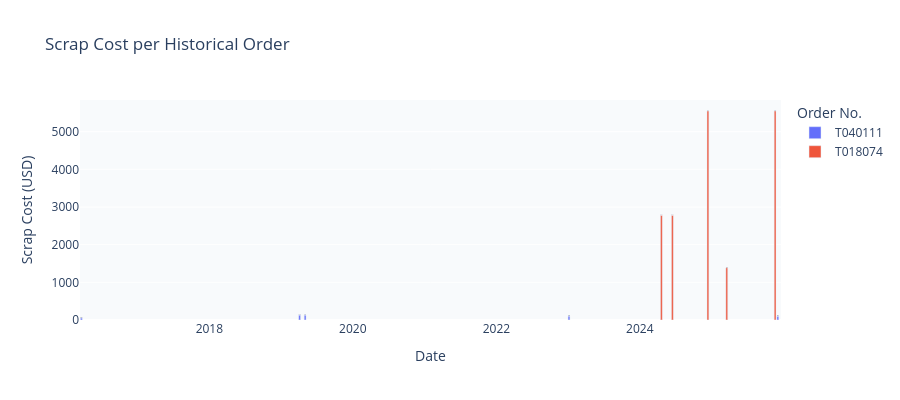
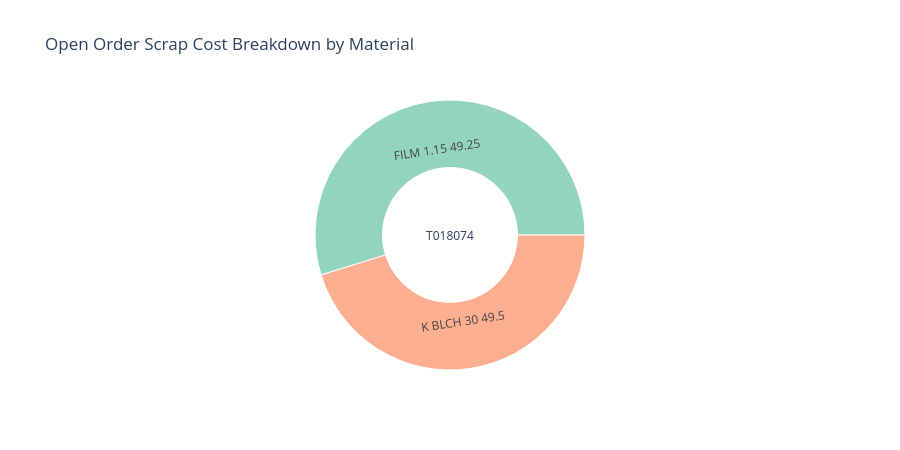

Notebook cell for these charts, in order:
### Code cell
so_summary = (
    scrap_df.dropna(subset=['Date'])
    .groupby(['Order No.', 'SO Number', 'Date', 'Qty Ordered'])['Scrap Cost ($)']
    .sum().reset_index().sort_values('Date')
)
fig_scrap = px.bar(
    so_summary, x='Date', y='Scrap Cost ($)', color='Order No.',
    text='Scrap Cost ($)', barmode='group',
    title='Scrap Cost per Historical Order',
    labels={'Scrap Cost ($)': 'Scrap Cost (USD)'}
)
fig_scrap.update_traces(texttemplate='$%{text:,.0f}', textposition='outside')
fig_scrap.update_layout(height=400, plot_bgcolor='#f8fafc')
fig_scrap.show()

# Open order material breakdown
open_mat = (
    scrap_df[scrap_df['Order Type']=='Open Order']
    .groupby(['Order No.', 'Material'])['Scrap Cost ($)']
    .sum().reset_index()
)
fig_pie = px.sunburst(
    open_mat[open_mat['Scrap Cost ($)'] > 0],
    path=['Order No.', 'Material'], values='Scrap Cost ($)',
    title='Open Order Scrap Cost Breakdown by Material',
    color_discrete_sequence=px.colors.qualitative.Set2,
)
fig_pie.update_layout(height=450)
fig_pie.show()

### Figure 1 — Plotly figure (JSON) as saved in the notebook; plotly's stock layout.template omitted (floating-point values rounded to 4 significant figures)
{"data": [{"alignmentgroup": "True", "hovertemplate": "Order No.=T040111<br>Date=%{x}<br>Scrap Cost (USD)=%{text}<extra></extra>", "legendgroup": "T040111", "marker": {"color": "#636efa", "pattern": {"shape": ""}}, "name": "T040111", "offsetgroup": "T040111", "orientation": "v", "showlegend": true, "text": [50.32, 125.8, 125.8, 98.12, 95.61], "textposition": "outside", "texttemplate": "$%{text:,.0f}", "type": "bar", "x": ["2016-03-25T00:00:00", "2019-04-10T00:00:00", "2019-05-08T00:00:00", "2023-01-10T00:00:00", "2025-12-08T00:00:00"], "xaxis": "x", "y": [50.32, 125.8, 125.8, 98.12, 95.61], "yaxis": "y"}, {"alignmentgroup": "True", "hovertemplate": "Order No.=T018074<br>Date=%{x}<br>Scrap Cost (USD)=%{text}<extra></extra>", "legendgroup": "T018074", "marker": {"color": "#EF553B", "pattern": {"shape": ""}}, "name": "T018074", "offsetgroup": "T018074", "orientation": "v", "showlegend": true, "text": [2774.0, 2774.0, 5548.0, 1387.0, 5548.0], "textposition": "outside", "texttemplate": "$%{text:,.0f}", "type": "bar", "x": ["2024-04-15T00:00:00", "2024-06-10T00:00:00", "2024-12-08T00:00:00", "2025-03-14T00:00:00", "2025-11-15T00:00:00"], "xaxis": "x", "y": [2774.0, 2774.0, 5548.0, 1387.0, 5548.0], "yaxis": "y"}], "layout": {"barmode": "group", "height": 400, "legend": {"title": {"text": "Order No."}, "tracegroupgap": 0}, "plot_bgcolor": "#f8fafc", "title": {"text": "Scrap Cost per Historical Order"}, "xaxis": {"anchor": "y", "domain": [0, 1], "title": {"text": "Date"}}, "yaxis": {"anchor": "x", "domain": [0, 1], "title": {"text": "Scrap Cost (USD)"}}}}

### Figure 2 — Plotly figure (JSON) as saved in the notebook; plotly's stock layout.template omitted (floating-point values rounded to 4 significant figures)
{"data": [{"branchvalues": "total", "domain": {"x": [0, 1], "y": [0, 1]}, "hovertemplate": "labels=%{label}<br>Scrap Cost ($)=%{value}<br>parent=%{parent}<br>id=%{id}<extra></extra>", "ids": ["T018074/FILM 1.15 49.25", "T018074/K BLCH 30 49.5", "T018074"], "labels": ["FILM 1.15 49.25", "K BLCH 30 49.5", "T018074"], "name": "", "parents": ["T018074", "T018074", ""], "type": "sunburst", "values": [3039.0, 2509.0, 5548.0]}], "layout": {"height": 450, "legend": {"tracegroupgap": 0}, "sunburstcolorway": ["rgb(102,194,165)", "rgb(252,141,98)", "rgb(141,160,203)", "rgb(231,138,195)", "rgb(166,216,84)", "rgb(255,217,47)", "rgb(229,196,148)", "rgb(179,179,179)"], "title": {"text": "Open Order Scrap Cost Breakdown by Material"}}}
